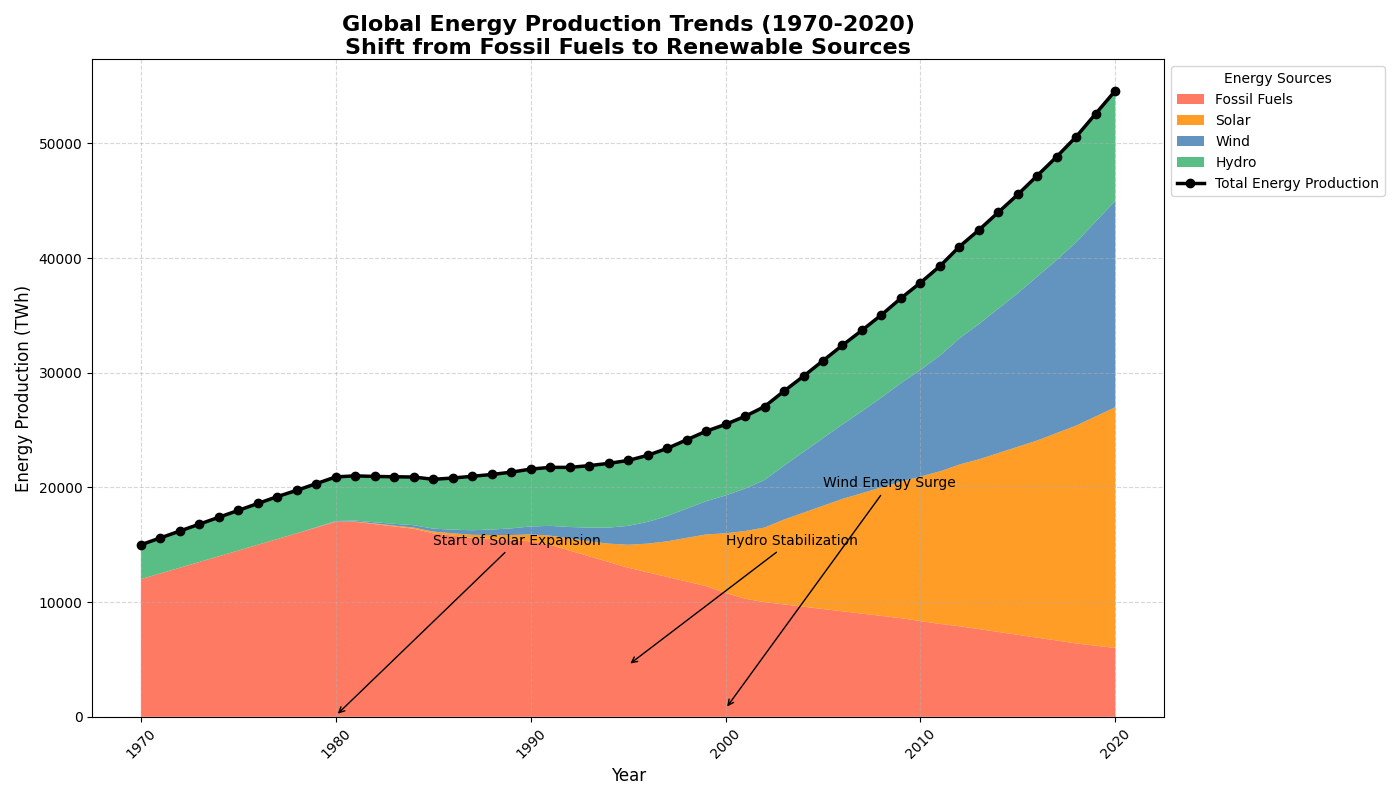

Python code for this plot:
import matplotlib.pyplot as plt
import numpy as np

years = np.arange(1970, 2021)

fossil_fuels = [12000, 12500, 13000, 13500, 14000, 14500, 15000, 15500, 16000, 16500,
                17000, 17000, 16800, 16600, 16400, 16000, 15800, 15600, 15500, 15400,
                15300, 15000, 14500, 14000, 13500, 13000, 12600, 12200, 11800, 11400,
                10800, 10300, 10000, 9800, 9600, 9400, 9200, 9000, 8800, 8600,
                8350, 8100, 7900, 7650, 7400, 7150, 6900, 6650, 6400, 6200, 6000]

solar = [0, 0, 0, 0, 0, 0, 0, 0, 0, 10,
         20, 30, 50, 70, 100, 150, 200, 270, 350, 450,
         600, 800, 1050, 1300, 1600, 2000, 2500, 3100, 3800, 4500,
         5200, 5900, 6500, 7400, 8200, 9000, 9800, 10500, 11200, 11900,
         12600, 13300, 14100, 14800, 15600, 16400, 17200, 18100, 19000, 20000, 21000]

wind = [0, 0, 0, 0, 0, 0, 0, 0, 0, 20,
        50, 80, 110, 160, 210, 260, 320, 400, 480, 580,
        700, 850, 1000, 1200, 1400, 1650, 1900, 2200, 2550, 2900,
        3300, 3700, 4150, 4700, 5300, 5900, 6500, 7150, 7850, 8600,
        9300, 10100, 11000, 11800, 12600, 13400, 14300, 15100, 16000, 17000, 18000]

hydro = [3000, 3100, 3200, 3300, 3400, 3500, 3600, 3700, 3750, 3800,
         3850, 3900, 4000, 4100, 4200, 4300, 4500, 4700, 4800, 4900,
         5000, 5100, 5200, 5400, 5600, 5700, 5800, 5900, 6000, 6100,
         6200, 6300, 6400, 6500, 6600, 6750, 6900, 7050, 7200, 7400,
         7600, 7800, 8000, 8200, 8400, 8600, 8800, 9000, 9200, 9400, 9600]

# Convert lists to numpy arrays
fossil_fuels = np.array(fossil_fuels)
solar = np.array(solar)
wind = np.array(wind)
hydro = np.array(hydro)

# Combine the data for stackplot
energy_data = np.row_stack([fossil_fuels, solar, wind, hydro])

# Define labels and new color set for the energy sources
sources = ['Fossil Fuels', 'Solar', 'Wind', 'Hydro']
colors = ['#FF6347', '#FF8C00', '#4682B4', '#3CB371']

# Create the figure and axis
fig, ax = plt.subplots(figsize=(14, 8))

# Create the stacked area plot
ax.stackplot(years, energy_data, labels=sources, colors=colors, alpha=0.85)

# Overlay a line plot for total energy production
total_energy = energy_data.sum(axis=0)
ax.plot(years, total_energy, color='black', linewidth=2.5, marker='o', label='Total Energy Production')

# Titles and labels
ax.set_title("Global Energy Production Trends (1970-2020)\nShift from Fossil Fuels to Renewable Sources", 
             fontsize=16, fontweight='bold', wrap=True)
ax.set_xlabel('Year', fontsize=12)
ax.set_ylabel('Energy Production (TWh)', fontsize=12)

# Grid for better readability
ax.grid(True, linestyle='--', alpha=0.5)

# Add a legend outside the plot
ax.legend(loc='upper left', bbox_to_anchor=(1, 1), fontsize=10, title='Energy Sources')

# Add annotations for milestones
ax.annotate('Start of Solar Expansion', xy=(1980, 100), xytext=(1985, 15000),
            arrowprops=dict(facecolor='black', arrowstyle='->'), fontsize=10)
ax.annotate('Wind Energy Surge', xy=(2000, 700), xytext=(2005, 20000),
            arrowprops=dict(facecolor='black', arrowstyle='->'), fontsize=10)
ax.annotate('Hydro Stabilization', xy=(1995, 4500), xytext=(2000, 15000),
            arrowprops=dict(facecolor='black', arrowstyle='->'), fontsize=10)

# Rotate x-axis labels
plt.xticks(rotation=45)

# Adjust layout
plt.tight_layout()

# Display the plot
plt.show()
